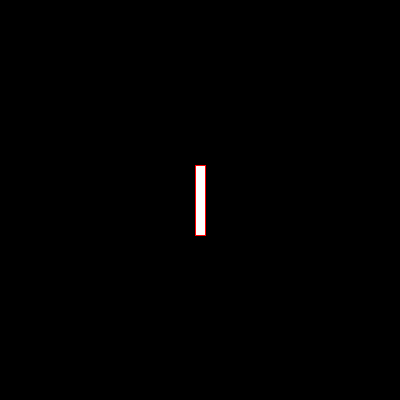
Frame 1 (no input)
Frame 60 (the mouse pressed at the canvas centre just before this capture): identical to frame 1, image omitted
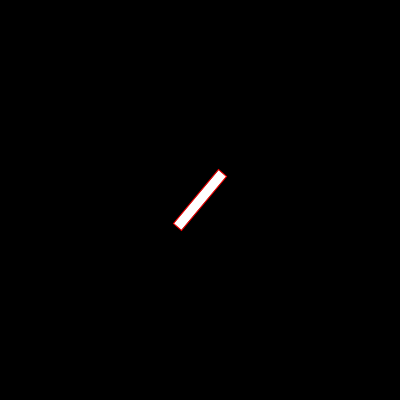
Frame 120 (the mouse held since frame 60 and released just before this capture)

The Processing sketch that drew these frames (run headless with seeded random() and noise(); from frame 60 on, the mouse is pressed at the canvas centre):

// Processing sketch: propeller
// ── propeller.pde
int rect_width = 10;
int rect_height = 70;

void setup() {
  size(400, 400);
  background(0);
  fill(255);
  stroke(255, 0, 0);
  smooth();
}

void draw() {
  background(0, 26);
  translate(width/2, height/2);
  rotate(radians(mouseX*2));
  rect(-rect_width/2, -rect_height/2, rect_width, rect_height);
}
